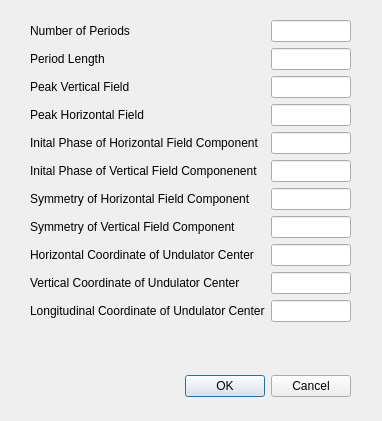
<?xml version="1.0" encoding="UTF-8"?>
<ui version="4.0">
 <class>Dialog</class>
 <widget class="QDialog" name="Dialog">
  <property name="geometry">
   <rect>
    <x>0</x>
    <y>0</y>
    <width>382</width>
    <height>421</height>
   </rect>
  </property>
  <property name="windowTitle">
   <string>Dialog</string>
  </property>
  <widget class="QDialogButtonBox" name="buttonBox">
   <property name="geometry">
    <rect>
     <x>10</x>
     <y>370</y>
     <width>341</width>
     <height>32</height>
    </rect>
   </property>
   <property name="orientation">
    <enum>Qt::Horizontal</enum>
   </property>
   <property name="standardButtons">
    <set>QDialogButtonBox::Cancel|QDialogButtonBox::Ok</set>
   </property>
  </widget>
  <widget class="QWidget" name="formLayoutWidget">
   <property name="geometry">
    <rect>
     <x>30</x>
     <y>20</y>
     <width>321</width>
     <height>333</height>
    </rect>
   </property>
   <layout class="QFormLayout" name="formLayout">
    <property name="fieldGrowthPolicy">
     <enum>QFormLayout::AllNonFixedFieldsGrow</enum>
    </property>
    <item row="0" column="0">
     <widget class="QLabel" name="label">
      <property name="text">
       <string>Number of Periods</string>
      </property>
     </widget>
    </item>
    <item row="0" column="1">
     <widget class="QLineEdit" name="numper"/>
    </item>
    <item row="1" column="0">
     <widget class="QLabel" name="label_2">
      <property name="text">
       <string>Period Length</string>
      </property>
     </widget>
    </item>
    <item row="2" column="0">
     <widget class="QLabel" name="label_3">
      <property name="text">
       <string>Peak Vertical Field</string>
      </property>
     </widget>
    </item>
    <item row="3" column="0">
     <widget class="QLabel" name="label_4">
      <property name="text">
       <string>Peak Horizontal Field</string>
      </property>
     </widget>
    </item>
    <item row="4" column="0">
     <widget class="QLabel" name="label_5">
      <property name="text">
       <string>Inital Phase of Horizontal Field Component</string>
      </property>
     </widget>
    </item>
    <item row="5" column="0">
     <widget class="QLabel" name="label_6">
      <property name="text">
       <string>Inital Phase of Vertical Field Componenent</string>
      </property>
     </widget>
    </item>
    <item row="6" column="0">
     <widget class="QLabel" name="label_7">
      <property name="text">
       <string>Symmetry of Horizontal Field Component</string>
      </property>
     </widget>
    </item>
    <item row="7" column="0">
     <widget class="QLabel" name="label_8">
      <property name="text">
       <string>Symmetry of Vertical Field Component</string>
      </property>
     </widget>
    </item>
    <item row="8" column="0">
     <widget class="QLabel" name="label_9">
      <property name="text">
       <string>Horizontal Coordinate of Undulator Center </string>
      </property>
     </widget>
    </item>
    <item row="9" column="0">
     <widget class="QLabel" name="label_10">
      <property name="text">
       <string>Vertical Coordinate of Undulator Center</string>
      </property>
     </widget>
    </item>
    <item row="10" column="0">
     <widget class="QLabel" name="label_11">
      <property name="text">
       <string>Longitudinal Coordinate of Undulator Center</string>
      </property>
     </widget>
    </item>
    <item row="1" column="1">
     <widget class="QLineEdit" name="undper"/>
    </item>
    <item row="2" column="1">
     <widget class="QLineEdit" name="by"/>
    </item>
    <item row="3" column="1">
     <widget class="QLineEdit" name="bx"/>
    </item>
    <item row="4" column="1">
     <widget class="QLineEdit" name="phbx"/>
    </item>
    <item row="5" column="1">
     <widget class="QLineEdit" name="phby"/>
    </item>
    <item row="6" column="1">
     <widget class="QLineEdit" name="sbx"/>
    </item>
    <item row="7" column="1">
     <widget class="QLineEdit" name="sby"/>
    </item>
    <item row="8" column="1">
     <widget class="QLineEdit" name="xcid"/>
    </item>
    <item row="9" column="1">
     <widget class="QLineEdit" name="ycid"/>
    </item>
    <item row="10" column="1">
     <widget class="QLineEdit" name="zcid"/>
    </item>
   </layout>
  </widget>
 </widget>
 <resources/>
 <connections>
  <connection>
   <sender>buttonBox</sender>
   <signal>accepted()</signal>
   <receiver>Dialog</receiver>
   <slot>accept()</slot>
   <hints>
    <hint type="sourcelabel">
     <x>248</x>
     <y>254</y>
    </hint>
    <hint type="destinationlabel">
     <x>157</x>
     <y>274</y>
    </hint>
   </hints>
  </connection>
  <connection>
   <sender>buttonBox</sender>
   <signal>rejected()</signal>
   <receiver>Dialog</receiver>
   <slot>reject()</slot>
   <hints>
    <hint type="sourcelabel">
     <x>316</x>
     <y>260</y>
    </hint>
    <hint type="destinationlabel">
     <x>286</x>
     <y>274</y>
    </hint>
   </hints>
  </connection>
 </connections>
</ui>
